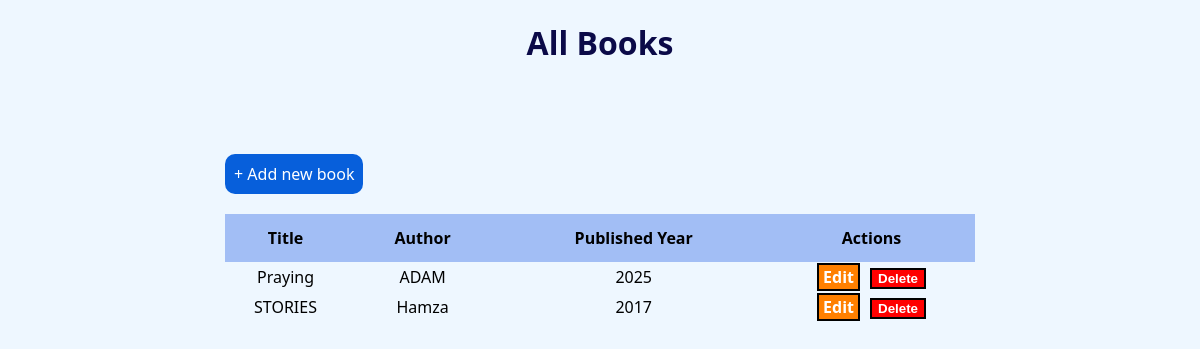
The page /viewBooks on the database as committed earlier.
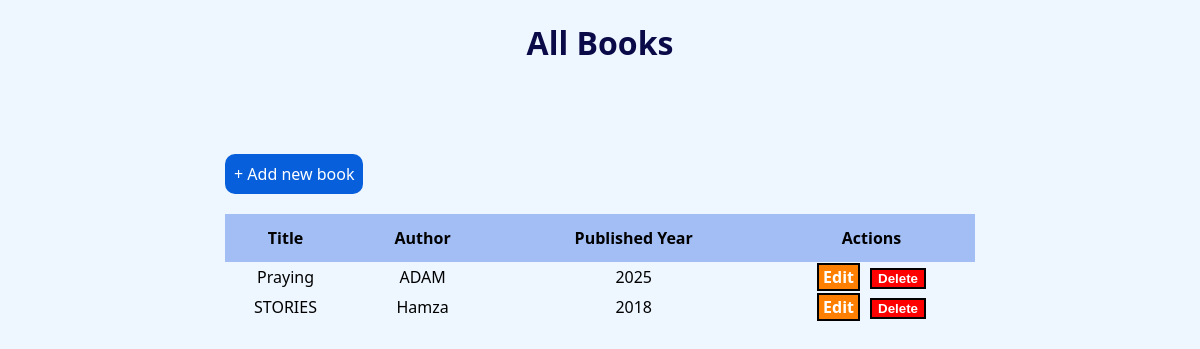
The same page on the database as committed later.
### tables this page shows
CREATE TABLE books (
            id INTEGER PRIMARY KEY AUTOINCREMENT,
            title TEXT NOT NULL,
            author TEXT NOT NULL,
            year INTEGER NOT NULL,
            description TEXT NOT NULL
        );

### App.py (the view)
@app.route("/viewBooks", methods=["GET"])
def view_books():
    conn = get_db_connection()
    books = conn.execute("SELECT * FROM books").fetchall()
    conn.close()
    return render_template("viewBooks.html", books=books)

### App.py (called while the page is built)
def get_db_connection():
    conn = sqlite3.connect(DATABASE)
    conn.row_factory = sqlite3.Row
    return conn

### templates/viewBooks.html (shortened to what this page needs)
<!DOCTYPE html>
<html lang="en">
<head>
    <link rel="stylesheet" href="/static/styles/viewBooks.css">
</head>
<body>
    <h1>All Books</h1>
    <div class="container">
        <a href="/createBook" class="link"> + Add new book</a>
        <table>
            <thead>
                <tr>
                    <th>Title</th>
                    <th>Author</th>
                    <th>Published Year</th>
                    <th>Actions</th>
                </tr>
            </thead>
            <tbody>
        {% for book in books %}
        <tr>
            <td ><a href="/viewOneBook/{{book.id}}" class="title">{{book.title}}</a></td>
            <td> {{ book.author }}</td>
            <td> {{ book.year }}</td>
            <td class="actions">
                <a href="/updateBook/{{ book.id }}" class="action-link">Edit</a>
                <form action="/DeleteBook/{{ book.id }}" method="POST">
                    <button type="submit">Delete</button>
                </form>
            </td>
        </tr>
        {% endfor %}
        </tbody>
        </table>
    </div>
</body>
</html>

### static/styles/viewBooks.css (style rules this page uses)
body { font-family: 'Segoe UI', Tahoma, Geneva, Verdana, sans-serif; margin: 0px; padding: 0px; background-color: rgb(238, 247, 255); }
h1 { text-align: center; color: rgb(11, 10, 72); }
.link { text-decoration: none; background-color: rgb(7, 95, 219); color: white; padding: 9px; border-radius: 10px; margin: 20px 0px; display:inline-block; }
.container { max-width: 750px; margin: 30px auto; padding: 40px; }
table { border-collapse: collapse; width: 100%; text-align: center; }
thead { background-color: rgb(162, 190, 245); }
th { padding: 13px; background-color: rgb(162, 190, 245); }
.action-link { text-decoration: none; font-weight: 600; color: white; background-color: rgb(255, 128, 0); padding-top: 1px; padding-bottom: 1px; padding-right: 4px; padding-left: 4px; border: 2px solid black; }
button { background-color: red; color: white; border: 2px solid black; font-weight: 600; }
.actions { display: flex; align-items: center; justify-content: center; gap: 10px; }
.title { text-decoration: none; color: black; }

Rows that differ between the two databases and show on the page:
changed books "STORIES": year "2017" → "2018"
